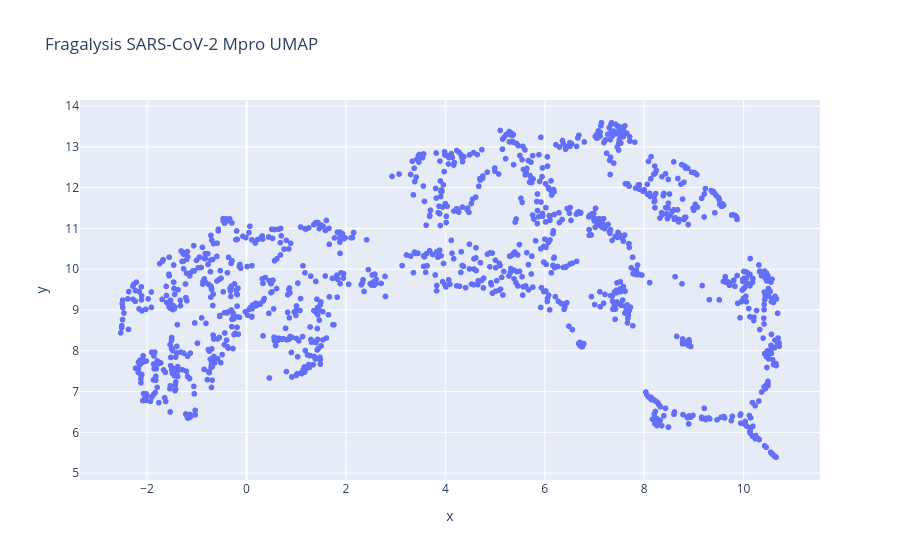

Source (notebook cell):
### Code cell
fig.show()

### Figure 1 — Plotly figure (JSON) as saved in the notebook; plotly's stock layout.template omitted (floating-point values rounded to 4 significant figures; data arrays with more than 128 entries replaced by an {"elided": "..."} marker saying what was removed)
{"data": [{"customdata": {"elided": "1319x3 str values"}, "hovertemplate": "x=%{x}<br>y=%{y}<br>pdb_id=%{customdata[0]}<br>subsites=%{customdata[1]}<br>smiles=%{customdata[2]}<extra></extra>", "legendgroup": "", "marker": {"color": "#636efa", "symbol": "circle"}, "mode": "markers", "name": "", "showlegend": false, "type": "scattergl", "x": {"elided": "1319 float values"}, "xaxis": "x", "y": {"elided": "1319 float values"}, "yaxis": "y"}], "layout": {"legend": {"tracegroupgap": 0}, "title": {"text": "Fragalysis SARS-CoV-2 Mpro UMAP"}, "xaxis": {"anchor": "y", "domain": [0, 1], "title": {"text": "x"}}, "yaxis": {"anchor": "x", "domain": [0, 1], "title": {"text": "y"}}}}
